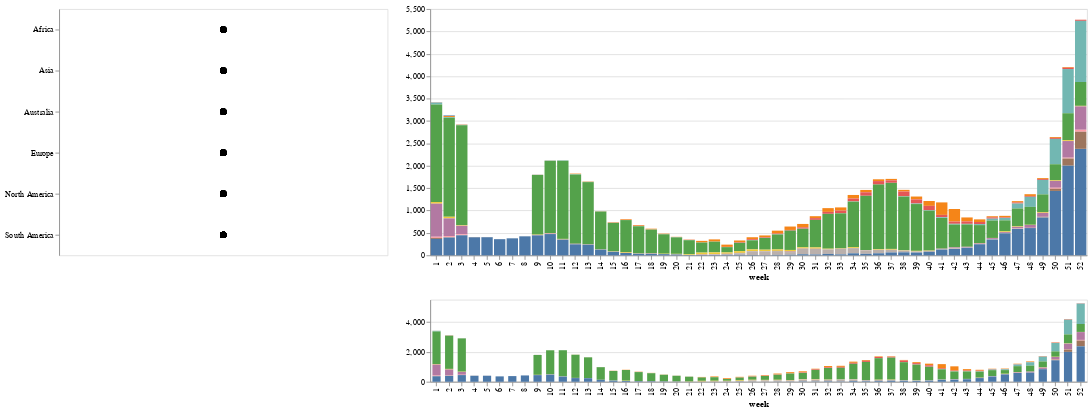

The code cell stored with this chart in its notebook:
### Markdown cell above
## Visualization 2
#### Create an Overview+Detail Plot Showing Flu Cases per Country

In this example a checkbox selection is used to control countries of which continents are shown in a stacked bar chart. The stacked bar chart shows flu cases per week and country. The overview+detail visualization is enabled by using the rangeslider property on the x axis of the plot.

### Code cell
click = alt.selection_multi(encodings=['y'])
brush = alt.selection_interval(encodings=['x'])


bar = alt.Chart(normed).mark_bar().encode(
    alt.Color('country:N', legend=None),
    alt.X('week:N'),
    alt.Y('sum(value)', title=None),
    tooltip=['country']
).transform_filter(
    click
).transform_filter(
    brush
).properties(
    width=800,
)

bar_overview = alt.Chart(normed).mark_bar(size=10).encode(
    alt.X('week:N'),
    alt.Y('sum(value)', title=None),
    alt.Color('country:N', legend=None)
).properties(
    height=100,
    width=800,
    selection=brush
)

legend = alt.Chart(normed).mark_circle(size=60).encode(
    alt.Y('continent:N', title=None),
    color=alt.condition(click, alt.value('black'), alt.value('lightgray'))
).properties(
    selection=click
)

legend | (bar & bar_overview)

### Figure 1 — Vega-Lite specification as saved in the notebook (floating-point values rounded to 4 significant figures; data arrays with more than 128 entries replaced by an {"elided": "..."} marker saying what was removed)
{"$schema": "https://vega.github.io/schema/vega-lite/v2.4.3.json", "config": {"view": {"height": 300, "width": 400}}, "hconcat": [{"data": {"values": {"elided": "572 records"}}, "encoding": {"color": {"condition": {"selection": "selector033", "value": "black"}, "value": "lightgray"}, "y": {"field": "continent", "title": null, "type": "nominal"}}, "mark": {"size": 60, "type": "circle"}, "selection": {"selector033": {"empty": "all", "encodings": ["y"], "on": "click", "resolve": "global", "toggle": "event.shiftKey", "type": "multi"}}}, {"vconcat": [{"data": {"values": {"elided": "572 records"}}, "encoding": {"color": {"field": "country", "legend": null, "type": "nominal"}, "tooltip": [{"field": "country", "type": "nominal"}], "x": {"field": "week", "type": "nominal"}, "y": {"aggregate": "sum", "field": "value", "title": null, "type": "quantitative"}}, "mark": "bar", "transform": [{"filter": {"selection": "selector033"}}, {"filter": {"selection": "selector034"}}], "width": 800}, {"data": {"values": {"elided": "572 records"}}, "encoding": {"color": {"field": "country", "legend": null, "type": "nominal"}, "x": {"field": "week", "type": "nominal"}, "y": {"aggregate": "sum", "field": "value", "title": null, "type": "quantitative"}}, "height": 100, "mark": {"size": 10, "type": "bar"}, "selection": {"selector034": {"encodings": ["x"], "mark": {"fill": "#333", "fillOpacity": 0.125, "stroke": "white"}, "on": "[mousedown, window:mouseup] > window:mousemove!", "resolve": "global", "translate": "[mousedown, window:mouseup] > window:mousemove!", "type": "interval", "zoom": "wheel!"}}, "width": 800}]}]}
